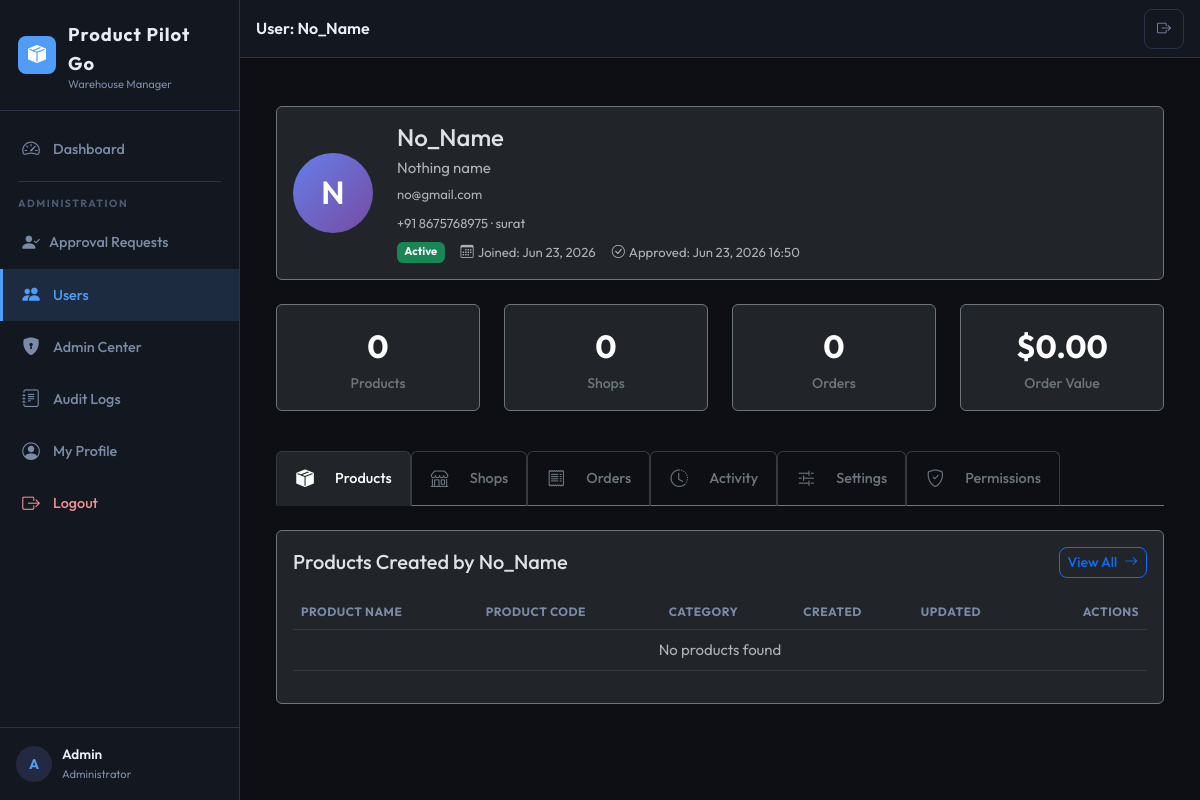
Page /users/4/ (signed in) on the committed database.
### aps/models.py (models this page shows, shortened)
class UserProfile(models.Model):
    user = models.OneToOneField(
        User,
        on_delete=models.CASCADE,
        related_name='profile',
    )
    can_export = models.BooleanField(
        default=False,
        help_text='Allow exporting company-wide data.',
    )
    can_manage_all_orders = models.BooleanField(
        default=False,
        help_text='View and manage orders created by other users.',
    )
    can_manage_settings = models.BooleanField(
        default=True,
        help_text='Access system settings and product code configuration.',
    )
    can_delete_products = models.BooleanField(
        default=False,
        help_text='Soft-delete, restore, and permanently delete products.',
    )
    can_delete_inventory = models.BooleanField(
        default=False,
        help_text='Delete warehouse inventory entries.',
    )
    mobile_number = models.CharField(max_length=15, blank=True, db_index=True)
    country_code = models.CharField(max_length=5, default='+91')
    city = models.CharField(max_length=100, blank=True)
    approved_at = models.DateTimeField(null=True, blank=True)
    created_at = models.DateTimeField(auto_now_add=True)
    updated_at = models.DateTimeField(auto_now=True)
    class Meta:
        verbose_name = 'User Profile'
        verbose_name_plural = 'User Profiles'

### aps/views/users.py (the view, shortened to what this page needs)
# urls.py: path('users/<int:user_id>/', views.user_details, name='user_details'),
@admin_required
def user_details(request, user_id):
    target_user = get_object_or_404(User, pk=user_id, is_superuser=False)
    profile, _ = UserProfile.objects.get_or_create(user=target_user)
    stats = AnalyticsService.user_comprehensive_stats(target_user)
    last_login = AuditLog.objects.filter(
        user=target_user, action=AuditLog.ACTION_LOGIN
    ).order_by('-created_at').first()
    user_categories = Category.objects.filter(
        created_by=target_user
    ).prefetch_related('subcategories').order_by('name')
    user_code_settings = ProductCodeSettings.load(user=target_user)
    return render(request, 'aps/user_details.html', {
        'page_title': f'User: {target_user.username}',
        'active_menu': 'users',
        'target_user': target_user,
        'profile': profile,
        'stats': stats,
        'last_login': last_login.created_at if last_login else None,
        'user_categories': user_categories,
        'user_code_settings': user_code_settings,
    })

### aps/models.py (called while the page is built)
    @classmethod
    def load(cls, user=None):
        obj, _ = cls.objects.get_or_create(user=user)
        return obj

### aps/permissions.py (called while the page is built, shortened)
def is_administrator(user):
    return user.is_authenticated and user.is_active and (
        user.is_staff or user.is_superuser
    )

def can_export(user):
    if is_administrator(user):
        return True
    profile = get_user_profile(user)
    return profile and profile.can_export

def can_manage_settings(user):
    if is_administrator(user):
        return True

def can_delete_products(user):
    if is_administrator(user):
        return True
    profile = get_user_profile(user)
    return profile and profile.can_delete_products

def admin_required(view_func):
    check = user_passes_test(
        lambda u: is_administrator(u),
        login_url='/login/',
    )
    return login_required(check(view_func))

### aps/templatetags/aps_tags.py (called while the page is built)
@register.simple_tag
def active_class(request, *url_names):
    try:
        match = resolve(request.path)
        if match.url_name in url_names:
            return "active"
    except Resolver404:
        pass
    return ""

### aps/templates/aps/user_details.html (shortened to what this page needs)
{% extends 'aps/base.html' %}
{% load static %}
{% block content %}
<div class="container-fluid py-4">
  <div class="row mb-4">
    <div class="col-12">
      <div class="card bg-dark border-secondary">
        <div class="card-body">
          <div class="d-flex align-items-center flex-wrap gap-4">
            <div class="user-avatar-xl">
              {{ target_user.username|first|upper }}
            </div>
            <div class="flex-grow-1">
              <h4 class="mb-1">{{ target_user.username }}</h4>
              <p class="text-muted mb-1">{{ target_user.get_full_name|default:"—" }}</p>
              <p class="text-muted small mb-2">{{ target_user.email }}</p>
              {% if profile %}
              <p class="text-muted small mb-2">
                {{ profile.country_code }} {{ profile.mobile_number|default:"" }}
                {% if profile.city %} · {{ profile.city }}{% endif %}
              </p>
              {% endif %}
              <div class="d-flex flex-wrap gap-3">
                <span class="badge {% if target_user.is_active %}bg-success{% else %}bg-danger{% endif %}">
                  {% if target_user.is_active %}Active{% else %}Inactive{% endif %}
                </span>
                <span class="text-muted small">
                  <i class="bi bi-calendar3 me-1"></i>Joined: {{ target_user.date_joined|date:"M d, Y" }}
                </span>
                {% if stats.approved_at %}
                <span class="text-muted small">
                  <i class="bi bi-check-circle me-1"></i>Approved: {{ stats.approved_at|date:"M d, Y H:i" }}
                </span>
                {% endif %}
              </div>
            </div>
          </div>
        </div>
      </div>
    </div>
  </div>
  <div class="row mb-4">
    <div class="col-6 col-md-3 mb-3">
      <div class="card bg-dark border-secondary">
        <div class="card-body text-center">
          <div class="stat-value-lg">{{ stats.total_products }}</div>
          <div class="stat-label">Products</div>
        </div>
      </div>
    </div>
    <div class="col-6 col-md-3 mb-3">
      <div class="card bg-dark border-secondary">
        <div class="card-body text-center">
          <div class="stat-value-lg">{{ stats.total_inventory }}</div>
          <div class="stat-label">Shops</div>
        </div>
      </div>
    </div>
    <div class="col-6 col-md-3 mb-3">
      <div class="card bg-dark border-secondary">
        <div class="card-body text-center">
          <div class="stat-value-lg">{{ stats.total_orders }}</div>
          <div class="stat-label">Orders</div>
        </div>
      </div>
    </div>
    <div class="col-6 col-md-3 mb-3">
      <div class="card bg-dark border-secondary">
        <div class="card-body text-center">
          <div class="stat-value-lg">${{ stats.total_order_value|floatformat:2 }}</div>
          <div class="stat-label">Order Value</div>
        </div>
      </div>
    </div>
  </div>
  <ul class="nav nav-tabs border-secondary mb-4" id="userTabs" role="tablist">
    <li class="nav-item" role="presentation">
      <button class="nav-link active" id="products-tab" data-bs-toggle="tab" data-bs-target="#products" type="button" role="tab">
        <i class="bi bi-box-seam-fill me-2"></i>Products
      </button>
    </li>
    <li class="nav-item" role="presentation">
      <button class="nav-link" id="locations-tab" data-bs-toggle="tab" data-bs-target="#locations" type="button" role="tab">
        <i class="bi bi-shop me-2"></i>Shops
      </button>
    </li>
    <li class="nav-item" role="presentation">
      <button class="nav-link" id="orders-tab" data-bs-toggle="tab" data-bs-target="#orders" type="button" role="tab">
        <i class="bi bi-receipt me-2"></i>Orders
      </button>
    </li>
    <li class="nav-item" role="presentation">
      <button class="nav-link" id="activity-tab" data-bs-toggle="tab" data-bs-target="#activity" type="button" role="tab">
        <i class="bi bi-clock-history me-2"></i>Activity
      </button>
    </li>
    <li class="nav-item" role="presentation">
      <button class="nav-link" id="settings-tab" data-bs-toggle="tab" data-bs-target="#settings" type="button" role="tab">
        <i class="bi bi-sliders2 me-2"></i>Settings
      </button>
    </li>
    <li class="nav-item" role="presentation">
      <button class="nav-link" id="permissions-tab" data-bs-toggle="tab" data-bs-target="#permissions" type="button" role="tab">
        <i class="bi bi-shield-check me-2"></i>Permissions
      </button>
    </li>
  </ul>
  <div class="tab-content" id="userTabsContent">
    <div class="tab-pane fade show active" id="products" role="tabpanel">
      <div class="card bg-dark border-secondary">
        <div class="card-body">
          <div class="d-flex justify-content-between align-items-center mb-3">
            <h5 class="card-title mb-0">Products Created by {{ target_user.username }}</h5>
            <a href="{% url 'user_products' target_user.id %}" class="btn btn-sm btn-outline-primary">
              View All <i class="bi bi-arrow-right ms-1"></i>
            </a>
          </div>
          <div class="table-responsive">
            <table class="table table-dark table-hover">
              <thead>
                <tr>
                  <th>Product Name</th>
                  <th>Product Code</th>
                  <th>Category</th>
                  <th>Created</th>
                  <th>Updated</th>
                  <th class="text-end">Actions</th>
                </tr>
              </thead>
              <tbody>
                {% for product in target_user.products_created.all|slice:":10" %}
                <tr>
                  <td>
                    <a href="{% url 'product_detail' product.id %}" class="text-decoration-none">
                      {{ product.product_name }}
                    </a>
                  </td>
                  <td>{{ product.asin_code|default:"—" }}</td>
                  <td>{{ product.category.name|default:"—" }}</td>
                  <td>{{ product.created_at|date:"M d, Y" }}</td>
                  <td>{{ product.updated_at|date:"M d, Y" }}</td>
                  <td class="text-end">
                    <a href="{% url 'product_detail' product.id %}" class="btn btn-sm btn-outline-secondary me-1" title="View">
                      <i class="bi bi-eye"></i>
                    </a>
                    <a href="{% url 'product_edit' product.id %}" class="btn btn-sm btn-outline-primary me-1" title="Edit">
                      <i class="bi bi-pencil"></i>
                    </a>
                  </td>
                </tr>
                {% empty %}
                <tr>
                  <td colspan="6" class="text-center text-muted">No products found</td>
                </tr>
                {% endfor %}
              </tbody>
            </table>
          </div>
        </div>
      </div>
    </div>
  </div>
</div>
{% endblock %}

### aps/templates/aps/base.html (shortened to what this page needs)
{% load static %}
{% load aps_tags %}
<!DOCTYPE html>
<html lang="en" data-bs-theme="dark">
<head>
  <link rel="stylesheet" href="https://cdn.jsdelivr.net/npm/bootstrap@5.3.3/dist/css/bootstrap.min.css">
  <link rel="stylesheet" href="https://cdn.jsdelivr.net/npm/bootstrap-icons@1.11.3/font/bootstrap-icons.css">
  <link rel="stylesheet" href="{% static 'css/main.css' %}">
</head>
<body>
{% if user.is_authenticated %}
  <div class="app-wrapper">
    <aside class="sidebar d-none d-lg-flex flex-column">
      <div class="sidebar-brand">
        <div class="brand-icon"><i class="bi bi-box-seam-fill"></i></div>
        <div>
          <span class="brand-name">Product Pilot Go</span>
          <div class="brand-sub">Warehouse Manager</div>
        </div>
      </div>
      {% include 'aps/sidebar_nav.html' %}
      <div class="sidebar-footer">
        <div class="user-chip">
          <div class="user-avatar">{{ user.username|first|upper }}</div>
          <div class="user-info">
            <span class="user-name">{{ user.username }}</span>
            <span class="user-role">{% if user.is_superuser %}Administrator{% elif user.is_staff %}Administrator{% else %}Staff Member{% endif %}</span>
          </div>
        </div>
      </div>
    </aside>
    <div class="main-area">
      <nav class="topnav">
        <div class="topnav-title">{{ page_title|default:"Dashboard" }}</div>
        <div class="topnav-actions">
          <a href="{% url 'logout' %}" class="btn btn-icon btn-outline-secondary btn-sm" title="Logout">
            <i class="bi bi-box-arrow-right"></i>
          </a>
        </div>
      </nav>
      <main class="page-content">
        {% block content %}{% endblock %}
      </main>
    </div>
  </div>
{% else %}
  {% block auth_content %}{% endblock %}
{% endif %}
</body>
</html>

### aps/static/css/main.css (style rules this page uses)
:root { --bg: #0d0f14; --surface: #131720; --surface-2: #1a2030; --surface-3: #222940; --border: #2a3348; --text: #e8ecf4; --text-muted: #7a8ba8; --text-dim: #4a5a72; --accent: #4f9cf9; --accent-glow: rgba(79,156,249,0.15); --amber: #f5a623; --green: #22c55e; --red: #ef4444; --purple: #a855f7; --sidebar-w: 240px; --topnav-h: 58px; --radius: 12px; --radius-sm: 8px; --font-body: 'Outfit', sans-serif; --font-mono: 'DM Mono', monospace; }
*, *::before, *::after { box-sizing: border-box; }
html { scroll-behavior: smooth; -webkit-tap-highlight-color: transparent; }
body { font-family: var(--font-body); background: var(--bg); color: var(--text); font-size: 15px; line-height: 1.6; margin: 0; overflow-x: hidden; }
a { color: var(--accent); text-decoration: none; }
.app-wrapper { display: flex; min-height: 100vh; }
.sidebar { width: var(--sidebar-w); background: var(--surface); border-right: 1px solid var(--border); flex-shrink: 0; height: 100vh; position: sticky; top: 0; overflow-y: auto; flex-direction: column; z-index: 100; }
.sidebar-brand { display: flex; align-items: center; gap: 12px; padding: 20px 18px; border-bottom: 1px solid var(--border); }
.brand-icon { width: 38px; height: 38px; background: var(--accent); border-radius: var(--radius-sm); display: flex; align-items: center; justify-content: center; font-size: 18px; color: #fff; flex-shrink: 0; }
.brand-name { font-size: 1.15rem; font-weight: 700; color: var(--text); letter-spacing: 1px; }
.brand-sub { font-size: 0.7rem; color: var(--text-muted); line-height: 1; }
.sidebar-footer { margin-top: auto; padding: 16px; border-top: 1px solid var(--border); }
.user-chip { display: flex; align-items: center; gap: 10px; }
.user-avatar { width: 36px; height: 36px; background: var(--surface-3); border-radius: 50%; display: flex; align-items: center; justify-content: center; font-weight: 700; font-size: 14px; color: var(--accent); flex-shrink: 0; }
.user-info { overflow: hidden; }
.user-name { display: block; font-size: 0.85rem; font-weight: 600; white-space: nowrap; overflow: hidden; text-overflow: ellipsis; }
.user-role { display: block; font-size: 0.7rem; color: var(--text-muted); }
.nav-link { display: flex; align-items: center; gap: 12px; padding: 12px 18px; color: var(--text-muted); font-size: 0.9rem; font-weight: 500; border-radius: 0; transition: background 0.15s, color 0.15s; border-left: 3px solid transparent; }
.nav-link i { font-size: 1.1rem; width: 20px; text-align: center; }
.nav-link.active { background: var(--accent-glow); color: var(--accent); border-left-color: var(--accent); }
.main-area { flex: 1; min-width: 0; display: flex; flex-direction: column; }
.topnav { height: var(--topnav-h); background: var(--surface); border-bottom: 1px solid var(--border); display: flex; align-items: center; gap: 12px; padding: 0 16px; position: sticky; top: 0; z-index: 50; }
.topnav-title { font-size: 1rem; font-weight: 600; color: var(--text); flex: 1; white-space: nowrap; overflow: hidden; text-overflow: ellipsis; }
.topnav-actions { display: flex; align-items: center; gap: 8px; flex-shrink: 0; }
.page-content { flex: 1; padding: 20px 16px; max-width: 100%; }
@media (min-width: 768px) { .page-content { padding: 24px; } }
.btn { font-family: var(--font-body); font-weight: 500; border-radius: var(--radius-sm); transition: all 0.15s; }
.btn-icon { width: 40px; height: 40px; display: flex; align-items: center; justify-content: center; border-radius: var(--radius-sm); border: 1px solid var(--border); background: transparent; color: var(--text); padding: 0; }
.btn-outline-secondary { border-color: var(--border); color: var(--text-muted); background: transparent; }
.stat-label { font-size: 0.8rem; color: var(--text-muted); font-weight: 500; }
.table { color: var(--text); --bs-table-bg: transparent; --bs-table-border-color: var(--border); }
.table thead th { font-size: 0.75rem; text-transform: uppercase; letter-spacing: 0.5px; color: var(--text-muted); }

### rows in the picture
UserProfile: country_code "+91", mobile_number "8675768975", city "surat", approved_at "Jun 23, 2026 16:50"

### other values in the picture
{{ user.username|first|upper }} "A"
{{ user.username }} "Admin"
{{ page_title|default:"Dashboard" }} "User: No_Name"
{{ target_user.username|first|upper }} "N"
{{ target_user.username }} "No_Name"
{{ target_user.get_full_name|default:"—" }} "Nothing name"
{{ target_user.email }} "no@gmail.com"
{{ target_user.date_joined|date:"M d, Y" }} "Jun 23, 2026"
{{ stats.total_products }} "0"
{{ stats.total_inventory }} "0"
{{ stats.total_orders }} "0"
{{ stats.total_order_value|floatformat:2 }} "0.00"
